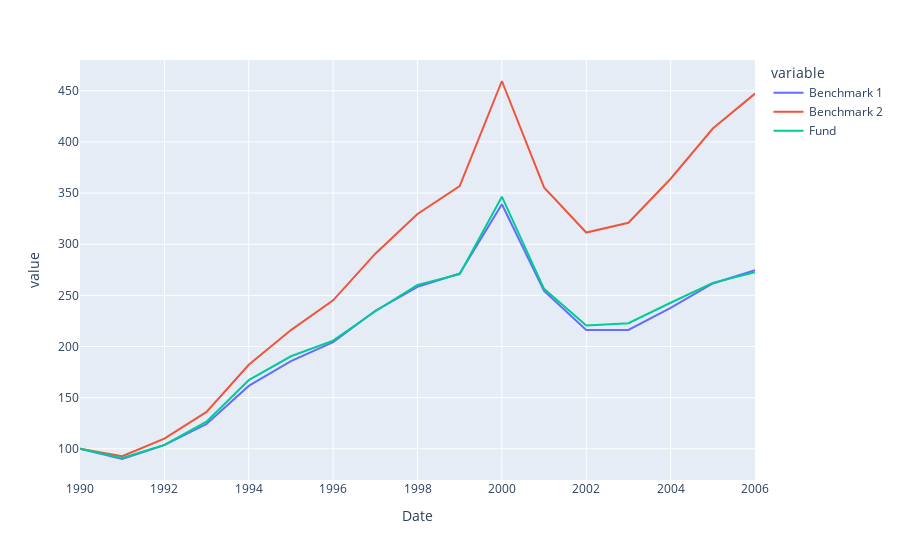

Notebook code for this chart:
### Code cell
px.line(df)

### Figure 1 — Plotly figure (JSON) as saved in the notebook; plotly's stock layout.template omitted (floating-point values rounded to 4 significant figures)
{"data": [{"hovertemplate": "variable=Benchmark 1<br>Date=%{x}<br>value=%{y}<extra></extra>", "legendgroup": "Benchmark 1", "line": {"color": "#636efa", "dash": "solid"}, "marker": {"symbol": "circle"}, "mode": "lines", "name": "Benchmark 1", "orientation": "v", "showlegend": true, "type": "scatter", "x": [1990, 1991, 1992, 1993, 1994, 1995, 1996, 1997, 1998, 1999, 2000, 2001, 2002, 2003, 2004, 2005, 2006], "xaxis": "x", "y": [100, 90, 103.5, 124.2, 161.5, 185.7, 204.2, 234.9, 258.4, 271.3, 339.1, 254.3, 216.2, 216.2, 237.8, 261.6, 274.7], "yaxis": "y"}, {"hovertemplate": "variable=Benchmark 2<br>Date=%{x}<br>value=%{y}<extra></extra>", "legendgroup": "Benchmark 2", "line": {"color": "#EF553B", "dash": "solid"}, "marker": {"symbol": "circle"}, "mode": "lines", "name": "Benchmark 2", "orientation": "v", "showlegend": true, "type": "scatter", "x": [1990, 1991, 1992, 1993, 1994, 1995, 1996, 1997, 1998, 1999, 2000, 2001, 2002, 2003, 2004, 2005, 2006], "xaxis": "x", "y": [100, 92.75, 110.0, 136.0, 182.2, 216.1, 245.2, 290.7, 329.6, 356.9, 459.6, 355.5, 311.4, 320.9, 364.0, 413.1, 447.3], "yaxis": "y"}, {"hovertemplate": "variable=Fund<br>Date=%{x}<br>value=%{y}<extra></extra>", "legendgroup": "Fund", "line": {"color": "#00cc96", "dash": "solid"}, "marker": {"symbol": "circle"}, "mode": "lines", "name": "Fund", "orientation": "v", "showlegend": true, "type": "scatter", "x": [1990, 1991, 1992, 1993, 1994, 1995, 1996, 1997, 1998, 1999, 2000, 2001, 2002, 2003, 2004, 2005, 2006], "xaxis": "x", "y": [100, 91, 103.7, 126.6, 167.1, 190.5, 205.7, 234.5, 260.3, 270.7, 346.5, 256.4, 220.5, 222.7, 242.7, 262.2, 272.7], "yaxis": "y"}], "layout": {"legend": {"title": {"text": "variable"}, "tracegroupgap": 0}, "margin": {"t": 60}, "xaxis": {"anchor": "y", "domain": [0, 1], "title": {"text": "Date"}}, "yaxis": {"anchor": "x", "domain": [0, 1], "title": {"text": "value"}}}}
